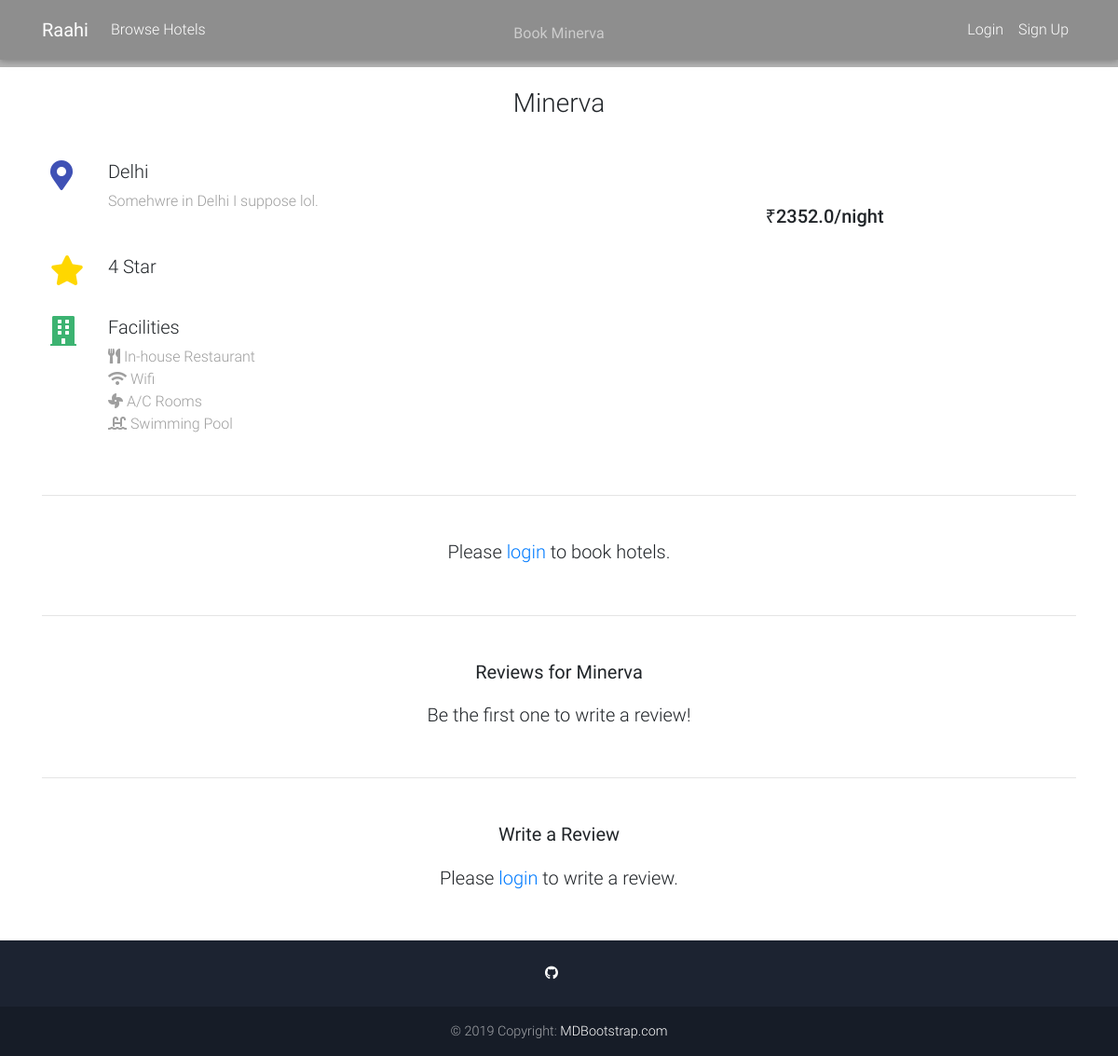
/hotel/3, run on an earlier commit of the app's database.
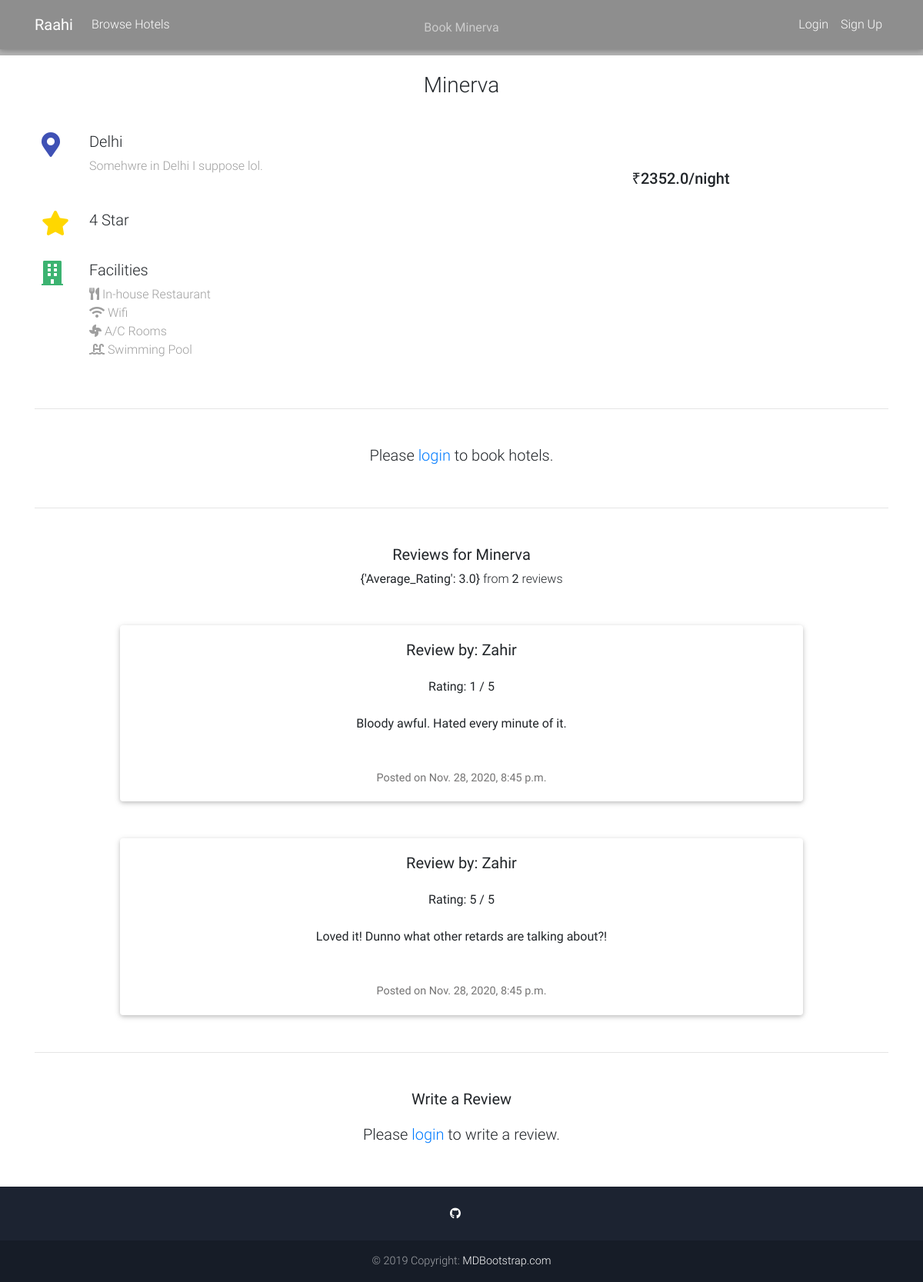
And on a later commit of the database.
### main/models.py (models this page shows, shortened)
class Hotel(models.Model):
    hotel_name = models.CharField(max_length=20)
    hotel_city = models.CharField(max_length=20, default="")
    hotel_address = models.CharField(max_length=40, default="")
    hotel_price = models.FloatField(default=0.0)
    hotel_star = models.IntegerField()
    hotel_restaurant = models.BooleanField(default=False)
    hotel_ac = models.BooleanField(default=True)
    hotel_pool = models.BooleanField(default=False)
    hotel_spa = models.BooleanField(default=False)
    hotel_giftshop = models.BooleanField(default=False)
    hotel_wifi = models.BooleanField(default=True)
    hotel_parking = models.BooleanField(default=False)

class Review(models.Model):
    user = models.ForeignKey(User, on_delete=models.CASCADE, null=True)
    hotel = models.ForeignKey(Hotel, on_delete=models.CASCADE, null=True)
    date = models.DateTimeField(auto_now_add=True)
    text = models.TextField(max_length =1000, blank= True)
    rate = models.PositiveSmallIntegerField(choices = RATE_CHOICES)

### main/views.py (the view)
# urls.py: path('hotel/<int:hotel_id>', views.hotelpage, name='hotelpage'),
def hotelpage(request, hotel_id):
    hotel = get_object_or_404(Hotel, pk=hotel_id)
    reviews = Review.objects.filter(hotel=hotel)
    reviews_avg = reviews.aggregate(Average_Rating = Avg('rate'))
    reviews_count = reviews.count()
    if request.method == 'POST':
        rate_form = Rateform(request.POST)
        user = request.user
        if rate_form.is_valid():
            rate = rate_form.save(commit=False)
            rate.user = user
            rate.hotel = hotel
            rate_form.save()
            return redirect('hotelpage', hotel_id)
    else:
            rate_form = Rateform()
    context = {
        'hotel':hotel,
        'reviews':reviews,
        'reviews_avg':reviews_avg,
        'reviews_count':reviews_count,
        'rate_form':rate_form
    }
    return render(request, 'hotel.html', context)

### main/templates/hotel.html (shortened to what this page needs)
{% extends 'base.html' %}
{% block content %}
<div style="background-image: url('https://media.istockphoto.com/vectors/dark-blue-gradient-background-modern-look-vector-id1174818917?k=6&m=1174818917&s=170667a&w=0&h=_lsiNqZfUBgGOhvJnLl7t6MW7ZWx8YkGhsk7hftOiG4='); ; background-size: cover;">
    <div class="mask rgba-black-light d-flex justify-content-center align-items-center">
      <div class="text-center white-text mx-5 wow fadeIn">
        <p class="mb-4 d-none d-md-block">
          <strong>Book {{hotel.hotel_name}}</strong>
        </p>
      </div>
    </div>
  </div>
<main>
<div class="container">
    <center><h3 style="margin-top: 2%; margin-bottom: 4%">{{hotel.hotel_name}}</h3></center>
    <div class="row wow fadeIn">
        <div class="col-lg-6 col-md-12 px-4">
          <div class="row">
            <div class="col-1 mr-3">
              <i class="fas fa-map-marker-alt fa-2x indigo-text"></i>
            </div>
            <div class="col-10">
              <h5 class="feature-title">{{hotel.hotel_city}}</h5>
              <p class="grey-text">{{hotel.hotel_address}}.</p>
            </div>
          </div>
          <div style="height:30px"></div>
          <div class="row">
            <div class="col-1 mr-3">
              <i class="fas fa-star fa-2x" style="color: gold;"></i>
            </div>
            <div class="col-10">
              <h5 class="feature-title">{{hotel.hotel_star}} Star</h5>
            </div>
          </div>
          <div style="height:30px"></div>
          <div class="row">
            <div class="col-1 mr-3">
              <i class="fas fa-building fa-2x" style="color:mediumseagreen;"></i>
            </div>
            <div class="col-10">
              <h5 class="feature-title">Facilities</h5>
              <p class="grey-text">
                  {% if hotel.hotel_restaurant %}<i class="fas fa-utensils"></i> In-house Restaurant<br>{% endif %}
                  {% if hotel.hotel_wifi %}<i class="fas fa-wifi"></i> Wifi<br>{% endif %}
                  {% if hotel.hotel_ac %}<i class="fas fa-fan"></i> A/C Rooms<br>{% endif %}
                  {% if hotel.hotel_pool %}<i class="fas fa-swimming-pool"></i> Swimming Pool<br>{% endif %}
              </p>
            </div>
          </div>
        </div>
        <div class="col-lg-6 col-md-12">
                <p class="h5 text-center mt-4">₹{{hotel.hotel_price}}/night</p>
        </div>
      </div>
      <hr class="my-5">
    <center>
        {% if request.user.is_authenticated %}
        <h5 style="margin-top: 2%;"><strong>Booking Details</strong></h5>
        <form method="POST" action="{% url 'bookhotel' %}" style="margin-top: 4%;">
         {% csrf_token %}
         <div class="form-row">
         <input type="hidden" name="hotel" value="{{hotel.pk}}">
         <div class="form-group col-md-2 col-lg-3">
         <label for="numpeople">Number of People</label>
         <input type="number" min=1 class="form-control" placeholder="1, 2, 3 ..." name="num_people" required>
        </div>
        <div class="form-group col-md-2 col-lg-3">
        <label for="roomnos">Number of Rooms</label>
        <input type="number" min=1 class="form-control" placeholder="1, 2, 3 ..." name="rooms" required>
        </div>
        <div class="form-group col-md-2 col-lg-3">
         <label for="checkin">Check In:</label>
         <input type="date" class="form-control" id="check_in" name="check_in" required>
         </div>
         <div class="form-group col-md-2 col-lg-3">
         <label for="checkout">Check Out:</label>
         <input type="date" class="form-control" id="check_out" name="check_out" required>
         </div>
        </div>
          <button class="btn btn-info btn-md" style="margin-top: 3%; margin-bottom:2%">Book Now</button>
       </form>
       {% else %}
       <h5 style="margin-top: 2%; margin-bottom: 5%">Please <a href="/login/">login</a> to book hotels.</h5>
       {% endif %}
       <hr class="my-5">
       <h5 style="margin-top: 2%;"><strong>Reviews for {{hotel.hotel_name}}</strong></h5>
       {% if reviews %}
       <p><strong>{{ reviews_avg }}</strong> from <strong>{{ reviews_count }}</strong> reviews</p>
       {% for review in reviews %}
       <div class="card mb-5 mt-5" style="width: 80%;">
        <div class="card-body">
          <h5 class="card-title">Review by: {{review.user.first_name}}</h5>
          <p class="card-subtitle mb-2 mt-4">Rating: {{review.rate}} / 5</p>
          <p class="card-subtitle mb-2 mt-4">{{review.text}}</p>
          <p class="card-text mt-5">Posted on {{review.date}}</p>
        </div>
      </div>
       {% endfor %}
      {% else %}
      <h5 style="margin-top: 2%; margin-bottom: 5%">Be the first one to write a review!</h5>
      {% endif %}
       <hr class="my-5">
       <h5 style="margin-top: 2%; margin-bottom:2%"><strong>Write a Review</strong></h5>
      {% if request.user.is_authenticated %}
       <form method="post" action="" id="rate_form" name="rate_form" role="rate_form" style="width: 80%;">
        {% csrf_token %}
       <div class="form-group" >
         <label for="Rating">Rating:</label>
          {{ rate_form.rate }}
      </div>
      <div class="form-group">
      <label for="review">Review:</label><br>
      <textarea class="form-control" id="text" name="text" placeholder="How was your experience at {{hotel.hotel_name}}?"></textarea>
      </div>
      <button type="submit" name="action" class="btn btn-md btn-secondary">Submit</button>
    </form>
    {% else %}
    <h5 style="margin-top: 2%; margin-bottom: 5%">Please <a href="/login/">login</a> to write a review.</h5>
    {% endif %}
      </center>
</div>
</main>
{% endblock content %}

### main/templates/base.html (shortened to what this page needs)
{% load static %}
<!doctype html>
<html lang="en">
  <head>
    <link rel="stylesheet" href="https://use.fontawesome.com/releases/v5.11.2/css/all.css">
    <link href="{% static 'css/bootstrap.min.css' %}" rel="stylesheet">
    <link href="{% static 'css/mdb.min.css' %}" rel="stylesheet">
    <link href="{% static 'css/style.min.css' %}" rel="stylesheet">
  </head>
  <nav class="navbar fixed-top navbar-expand-lg navbar-dark scrolling-navbar">
    <div class="container">
      <a class="navbar-brand" href="{% url 'home' %}">
        <strong>Raahi</strong>
      </a>
      <div class="collapse navbar-collapse" id="navbarSupportedContent">
        <ul class="navbar-nav mr-auto">
          <li class="nav-item">
            <a class="nav-link" href="{% url 'browsehotel' %}">Browse Hotels</a>
          </li>
        </ul>
        <ul class="navbar-nav nav-flex-icons">
          {% if request.user.is_authenticated %}
          <li class="nav-item">
            <a class="nav-link">Welcome, {{request.user.first_name}}
            </a>
          </li>
          <li class="nav-item">
            <a href="{% url 'myaccount' %}" class="nav-link border border-light rounded">
              <i class="fas fa-user mr-2"></i>My Account
            </a>
          </li>
          <li class="nav-item">
            <a class="nav-link" href="{% url 'logout' %}">Logout
            </a>
          </li>
          {% else %}
          <li class="nav-item">
            <a class="nav-link" href="{% url 'login' %}">Login
            </a>
          </li>
          <li class="nav-item">
            <a class="nav-link" href="{% url 'signup' %}">Sign Up
            </a>
          </li>
          {% endif %}
        </ul>
      </div>
    </div>
  </nav>
{% block content %}
{% endblock content %}
<footer class="page-footer text-center font-small mt-4 wow fadeIn">
  <hr class="my-4">
  <div class="pb-4">
       <a href="https://github.com/zahir1509/project-ap-etravel" target="_blank">
      <i class="fab fa-github mr-3"></i>
    </a>
  </div>
  <div class="footer-copyright py-3">
    © 2019 Copyright:
    <a href="https://mdbootstrap.com/education/bootstrap/" target="_blank"> MDBootstrap.com </a>
  </div>
</footer>
<link rel="stylesheet" href="https://ajax.googleapis.com/ajax/libs/jqueryui/1.12.1/themes/smoothness/jquery-ui.css">
</body>
</html>

What changed in the data, as far as the page shows it:
added Review: user.first_name "Zahir", rate "1", text "Bloody awful. Hated every minute of it.", date "Nov. 28, 2020, 8:45 p.m."
added Review: user.first_name "Zahir", rate "5", text "Loved it! Dunno what other retards are talking about?!", date "Nov. 28, 2020, 8:45 p.m."
Also different on the page:
{{ reviews_avg }}: (not shown) → "{'Average_Rating': 3.0}"
{{ reviews_count }}: (not shown) → "2"
text no longer shown: "Be the first one to write a review!"
text now shown: "from reviews"
